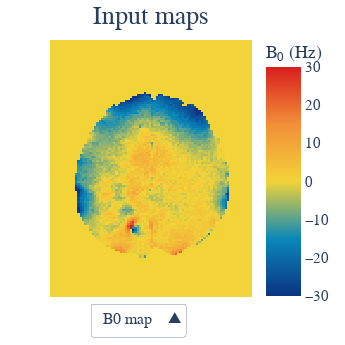

Here is the notebook cell this chart was saved with:
### Code cell
#| label: qmtFig6jn

import scipy
import scipy.io as sio
from pathlib import Path
import numpy as np

data_dir = Path("../../../../DATA/qmrlab-mooc/06-MT-01-qMT")

b0map_mat = scipy.io.loadmat(data_dir / 'qMT_tutorial-ISMRM2022-main' / 'results/realData/b0mapMAT.mat')
b0map = np.array(b0map_mat["b0mapMAT"])
b1map_mat = scipy.io.loadmat(data_dir / 'qMT_tutorial-ISMRM2022-main' / 'results/realData/b1mapMAT.mat')
b1map = np.array(b1map_mat["b1mapMAT"])
r1map_mat = scipy.io.loadmat(data_dir / 'qMT_tutorial-ISMRM2022-main' / 'results/realData/r1mapMAT.mat')
r1map = np.array(r1map_mat["r1mapMAT"])
mtdata_mat = scipy.io.loadmat(data_dir / 'qMT_tutorial-ISMRM2022-main' / 'results/realData/mtdataMAT.mat')
mtdata = np.array(mtdata_mat["mtdataMAT"])
mask_mat = scipy.io.loadmat(data_dir / 'qMT_tutorial-ISMRM2022-main' / 'results/realData/maskMAT.mat')
mask = np.array(mask_mat["maskMAT"])

Fmap_mat = scipy.io.loadmat(data_dir / 'qMT_tutorial-ISMRM2022-main' / 'results/realData/FmapMAT.mat')
Fmap = np.array(Fmap_mat["FmapMAT"])
kfmap_mat = scipy.io.loadmat(data_dir / 'qMT_tutorial-ISMRM2022-main' / 'results/realData/kfmapMAT.mat')
kfmap = np.array(kfmap_mat["kfmapMAT"])
T2fmap_mat = scipy.io.loadmat(data_dir / 'qMT_tutorial-ISMRM2022-main' / 'results/realData/T2fmapMAT.mat')
T2fmap = np.array(T2fmap_mat["T2f"])
T2rmap_mat = scipy.io.loadmat(data_dir / 'qMT_tutorial-ISMRM2022-main' / 'results/realData/T2rmapMAT.mat')
T2rmap = np.array(T2rmap_mat["T2r"])

import matplotlib.pyplot as plt
from PIL import Image
from matplotlib.image import imread
import scipy.io
import plotly
from plotly.subplots import make_subplots
import plotly.graph_objs as go
import numpy as np
from plotly import __version__
from plotly.offline import download_plotlyjs, init_notebook_mode, plot, iplot
config={'showLink': False, 'displayModeBar': False}

# PYTHON CODE
from plotly import tools

xAxis = np.arange(0,88)
yAxis = np.arange(0,128)

b0map = np.multiply(b0map,mask)
b1map = np.multiply(b1map,mask)
r1map = np.multiply(r1map,mask)
mtdata_angle = np.multiply(mtdata[:,:,:,0].reshape((88,128)),mask)
Fmap = np.multiply(Fmap,mask)
kfmap = np.multiply(kfmap,mask)
T2fmap = np.multiply(T2fmap,mask)
T2rmap = np.multiply(T2rmap,mask)

trace1 = go.Heatmap(x = xAxis,
                   y = yAxis,
                   z=np.rot90(b0map,3),
                   zmin=-30,
                   zmax=30,
                   colorscale='Portland',
                   colorbar=dict(title = "B<sub>0</sub> (Hz)", thickness=35,
                           tickfont=dict(family='Times New Roman', size=15), ypad=1),
                   visible=True,
                   name = 'B<sub>0</sub> (Hz)')
trace2 = go.Heatmap(x = xAxis,
                   y = yAxis,
                   z=np.rot90(b1map,3),
                   zmin=0.7,
                   zmax=1.3,
                   colorscale='Portland',
                   colorbar=dict(title = "B<sub>1</sub>", thickness=35,
                           tickfont=dict(family='Times New Roman', size=15), ypad=1),
                   visible=False,
                   name = 'B<sub>1</sub> values')
trace3 = go.Heatmap(x = xAxis,
                   y = yAxis,
                   z=np.rot90(r1map,3),
                   zmin=0.5,
                   zmax=1.2,
                   colorscale='Portland',
                   colorbar=dict(title = "R<sub>1</sub> (s<sup>-1</sup>)", thickness=35,
                           tickfont=dict(family='Times New Roman', size=15), ypad=1),
                   visible=False,
                   name = 'R<sub>1</sub> (s<sup>-1</sup>)')
trace4 = go.Heatmap(x = xAxis,
                   y = yAxis,
                   z=np.rot90(mtdata_angle,3),
                   zmin=0.5,
                   zmax=1,
                   colorscale='Portland',
                   colorbar=dict(title = "MT", thickness=35,
                           tickfont=dict(family='Times New Roman', size=15), ypad=1),
                   visible=False,
                   name = 'MT (angle 142)')
trace5 = go.Heatmap(x = xAxis,
                   y = yAxis,
                   z=np.rot90(Fmap,3),
                   zmin=0.05,
                   zmax=0.3,
                   colorscale='Portland',
                   colorbar=dict(title = "F", thickness=35,
                           tickfont=dict(family='Times New Roman', size=15), ypad=1),
                   visible=True,
                   name = 'F')
trace6 = go.Heatmap(x = xAxis,
                   y = yAxis,
                   z=np.rot90(kfmap,3),
                   colorscale='Portland',
                   colorbar=dict(title = "k<sub>f</sub> (s<sup>-1</sup>)", thickness=35,
                           tickfont=dict(family='Times New Roman', size=15), ypad=1),
                   visible=False,
                   name = 'k<sub>f</sub> (s<sup>-1</sup>)')
trace7 = go.Heatmap(x = xAxis,
                   y = yAxis,
                   z=np.rot90(T2fmap,3),
                   zmin=0,
                   zmax=0.05,
                   colorscale='Portland',
                   colorbar=dict(title = "T<sub>2f</sub> (ms)", thickness=35,
                           tickfont=dict(family='Times New Roman', size=15)),
                   visible=False,
                   name = 'T<sub>2f</sub> (ms)')
trace8 = go.Heatmap(x = xAxis,
                   y = yAxis,
                   z=np.rot90(T2rmap,3),
                   zmin=5e-6,
                   zmax=25e-6,
                   colorscale='Portland',
                   colorbar=dict(title = "T<sub>2r</sub> (s)", thickness=35, ticklen=7,
                           tickfont=dict(family='Times New Roman', size=15)),
                   visible=False,
                   name = 'T<sub>2r</sub> (μs)')

data1=[trace1, trace2, trace3, trace4]
data2=[trace5, trace6, trace7, trace8]

updatemenus = list([
    dict(active=0,
         x = 0.2,
         xanchor = 'left',
         y = -0.15,
         yanchor = 'bottom',
         direction = 'up',
         font=dict(
                family='Times New Roman',
                size=16
            ),
         buttons=list([   
            dict(label = 'B0 map',
                 method = 'update',
                 args = [{'visible': [True, False, False, False]},
                         ]),
            dict(label = 'B1 map',
                 method = 'update',
                 args = [{'visible': [False, True, False, False]},
                         ]),
            dict(label = 'R1 map',
                 method = 'update',
                 args = [{'visible': [False, False, True, False]},
                         ]),
            dict(label = 'MT data',
                 method = 'update',
                 args = [{'visible': [False, False, False, True]},
                         ])
        ]),
    )
])

layout1 = dict(
    width=345,
    height=345,
    margin = dict(
                t=40,
                r=50,
                b=10,
                l=50),
    annotations=[
        dict(
            x=0.5,
            y=1.15,
            showarrow=False,
            text='Input maps',
            font=dict(
                family='Times New Roman',
                size=26
            ),
            xref='paper',
            yref='paper'
        )
    ],
    xaxis = dict(range = [0,85], autorange = False,
             showgrid = False, zeroline = False, showticklabels = False,
             ticks = '', domain=[0, 1]),
    yaxis = dict(range = [0,127], autorange = False,
             showgrid = False, zeroline = False, showticklabels = False,
             ticks = '', domain=[0, 1]),
    showlegend = False,
    autosize = False,
    updatemenus=updatemenus
)

fig = dict(data=data1,layout=layout1)

iplot(fig, filename = 'basic-heatmap', config = config)

### Figure 1 — Plotly figure (JSON) as saved in the notebook; plotly's stock layout.template omitted (floating-point values rounded to 4 significant figures; data arrays with more than 128 entries replaced by an {"elided": "..."} marker saying what was removed)
{"data": [{"colorbar": {"thickness": 35, "tickfont": {"family": "Times New Roman", "size": 15}, "title": {"text": "B<sub>0</sub> (Hz)"}, "ypad": 1}, "colorscale": [[0, "rgb(12,51,131)"], [0.25, "rgb(10,136,186)"], [0.5, "rgb(242,211,56)"], [0.75, "rgb(242,143,56)"], [1, "rgb(217,30,30)"]], "name": "B<sub>0</sub> (Hz)", "type": "heatmap", "visible": true, "x": [0, 1, 2, 3, 4, 5, 6, 7, 8, 9, 10, 11, 12, 13, 14, 15, 16, 17, 18, 19, 20, 21, 22, 23, 24, 25, 26, 27, 28, 29, 30, 31, 32, 33, 34, 35, 36, 37, 38, 39, 40, 41, 42, 43, 44, 45, 46, 47, 48, 49, 50, 51, 52, 53, 54, 55, 56, 57, 58, 59, 60, 61, 62, 63, 64, 65, 66, 67, 68, 69, 70, 71, 72, 73, 74, 75, 76, 77, 78, 79, 80, 81, 82, 83, 84, 85, 86, 87], "y": [0, 1, 2, 3, 4, 5, 6, 7, 8, 9, 10, 11, 12, 13, 14, 15, 16, 17, 18, 19, 20, 21, 22, 23, 24, 25, 26, 27, 28, 29, 30, 31, 32, 33, 34, 35, 36, 37, 38, 39, 40, 41, 42, 43, 44, 45, 46, 47, 48, 49, 50, 51, 52, 53, 54, 55, 56, 57, 58, 59, 60, 61, 62, 63, 64, 65, 66, 67, 68, 69, 70, 71, 72, 73, 74, 75, 76, 77, 78, 79, 80, 81, 82, 83, 84, 85, 86, 87, 88, 89, 90, 91, 92, 93, 94, 95, 96, 97, 98, 99, 100, 101, 102, 103, 104, 105, 106, 107, 108, 109, 110, 111, 112, 113, 114, 115, 116, 117, 118, 119, 120, 121, 122, 123, 124, 125, 126, 127], "z": {"elided": "128x88 float values"}, "zmax": 30, "zmin": -30}, {"colorbar": {"thickness": 35, "tickfont": {"family": "Times New Roman", "size": 15}, "title": {"text": "B<sub>1</sub>"}, "ypad": 1}, "colorscale": [[0, "rgb(12,51,131)"], [0.25, "rgb(10,136,186)"], [0.5, "rgb(242,211,56)"], [0.75, "rgb(242,143,56)"], [1, "rgb(217,30,30)"]], "name": "B<sub>1</sub> values", "type": "heatmap", "visible": false, "x": [0, 1, 2, 3, 4, 5, 6, 7, 8, 9, 10, 11, 12, 13, 14, 15, 16, 17, 18, 19, 20, 21, 22, 23, 24, 25, 26, 27, 28, 29, 30, 31, 32, 33, 34, 35, 36, 37, 38, 39, 40, 41, 42, 43, 44, 45, 46, 47, 48, 49, 50, 51, 52, 53, 54, 55, 56, 57, 58, 59, 60, 61, 62, 63, 64, 65, 66, 67, 68, 69, 70, 71, 72, 73, 74, 75, 76, 77, 78, 79, 80, 81, 82, 83, 84, 85, 86, 87], "y": [0, 1, 2, 3, 4, 5, 6, 7, 8, 9, 10, 11, 12, 13, 14, 15, 16, 17, 18, 19, 20, 21, 22, 23, 24, 25, 26, 27, 28, 29, 30, 31, 32, 33, 34, 35, 36, 37, 38, 39, 40, 41, 42, 43, 44, 45, 46, 47, 48, 49, 50, 51, 52, 53, 54, 55, 56, 57, 58, 59, 60, 61, 62, 63, 64, 65, 66, 67, 68, 69, 70, 71, 72, 73, 74, 75, 76, 77, 78, 79, 80, 81, 82, 83, 84, 85, 86, 87, 88, 89, 90, 91, 92, 93, 94, 95, 96, 97, 98, 99, 100, 101, 102, 103, 104, 105, 106, 107, 108, 109, 110, 111, 112, 113, 114, 115, 116, 117, 118, 119, 120, 121, 122, 123, 124, 125, 126, 127], "z": {"elided": "128x88 float values"}, "zmax": 1.3, "zmin": 0.7}, {"colorbar": {"thickness": 35, "tickfont": {"family": "Times New Roman", "size": 15}, "title": {"text": "R<sub>1</sub> (s<sup>-1</sup>)"}, "ypad": 1}, "colorscale": [[0, "rgb(12,51,131)"], [0.25, "rgb(10,136,186)"], [0.5, "rgb(242,211,56)"], [0.75, "rgb(242,143,56)"], [1, "rgb(217,30,30)"]], "name": "R<sub>1</sub> (s<sup>-1</sup>)", "type": "heatmap", "visible": false, "x": [0, 1, 2, 3, 4, 5, 6, 7, 8, 9, 10, 11, 12, 13, 14, 15, 16, 17, 18, 19, 20, 21, 22, 23, 24, 25, 26, 27, 28, 29, 30, 31, 32, 33, 34, 35, 36, 37, 38, 39, 40, 41, 42, 43, 44, 45, 46, 47, 48, 49, 50, 51, 52, 53, 54, 55, 56, 57, 58, 59, 60, 61, 62, 63, 64, 65, 66, 67, 68, 69, 70, 71, 72, 73, 74, 75, 76, 77, 78, 79, 80, 81, 82, 83, 84, 85, 86, 87], "y": [0, 1, 2, 3, 4, 5, 6, 7, 8, 9, 10, 11, 12, 13, 14, 15, 16, 17, 18, 19, 20, 21, 22, 23, 24, 25, 26, 27, 28, 29, 30, 31, 32, 33, 34, 35, 36, 37, 38, 39, 40, 41, 42, 43, 44, 45, 46, 47, 48, 49, 50, 51, 52, 53, 54, 55, 56, 57, 58, 59, 60, 61, 62, 63, 64, 65, 66, 67, 68, 69, 70, 71, 72, 73, 74, 75, 76, 77, 78, 79, 80, 81, 82, 83, 84, 85, 86, 87, 88, 89, 90, 91, 92, 93, 94, 95, 96, 97, 98, 99, 100, 101, 102, 103, 104, 105, 106, 107, 108, 109, 110, 111, 112, 113, 114, 115, 116, 117, 118, 119, 120, 121, 122, 123, 124, 125, 126, 127], "z": {"elided": "128x88 float values"}, "zmax": 1.2, "zmin": 0.5}, {"colorbar": {"thickness": 35, "tickfont": {"family": "Times New Roman", "size": 15}, "title": {"text": "MT"}, "ypad": 1}, "colorscale": [[0, "rgb(12,51,131)"], [0.25, "rgb(10,136,186)"], [0.5, "rgb(242,211,56)"], [0.75, "rgb(242,143,56)"], [1, "rgb(217,30,30)"]], "name": "MT (angle 142)", "type": "heatmap", "visible": false, "x": [0, 1, 2, 3, 4, 5, 6, 7, 8, 9, 10, 11, 12, 13, 14, 15, 16, 17, 18, 19, 20, 21, 22, 23, 24, 25, 26, 27, 28, 29, 30, 31, 32, 33, 34, 35, 36, 37, 38, 39, 40, 41, 42, 43, 44, 45, 46, 47, 48, 49, 50, 51, 52, 53, 54, 55, 56, 57, 58, 59, 60, 61, 62, 63, 64, 65, 66, 67, 68, 69, 70, 71, 72, 73, 74, 75, 76, 77, 78, 79, 80, 81, 82, 83, 84, 85, 86, 87], "y": [0, 1, 2, 3, 4, 5, 6, 7, 8, 9, 10, 11, 12, 13, 14, 15, 16, 17, 18, 19, 20, 21, 22, 23, 24, 25, 26, 27, 28, 29, 30, 31, 32, 33, 34, 35, 36, 37, 38, 39, 40, 41, 42, 43, 44, 45, 46, 47, 48, 49, 50, 51, 52, 53, 54, 55, 56, 57, 58, 59, 60, 61, 62, 63, 64, 65, 66, 67, 68, 69, 70, 71, 72, 73, 74, 75, 76, 77, 78, 79, 80, 81, 82, 83, 84, 85, 86, 87, 88, 89, 90, 91, 92, 93, 94, 95, 96, 97, 98, 99, 100, 101, 102, 103, 104, 105, 106, 107, 108, 109, 110, 111, 112, 113, 114, 115, 116, 117, 118, 119, 120, 121, 122, 123, 124, 125, 126, 127], "z": {"elided": "128x88 float values"}, "zmax": 1, "zmin": 0.5}], "layout": {"annotations": [{"font": {"family": "Times New Roman", "size": 26}, "showarrow": false, "text": "Input maps", "x": 0.5, "xref": "paper", "y": 1.15, "yref": "paper"}], "autosize": false, "height": 345, "margin": {"b": 10, "l": 50, "r": 50, "t": 40}, "showlegend": false, "updatemenus": [{"active": 0, "buttons": [{"args": [{"visible": [true, false, false, false]}], "label": "B0 map", "method": "update"}, {"args": [{"visible": [false, true, false, false]}], "label": "B1 map", "method": "update"}, {"args": [{"visible": [false, false, true, false]}], "label": "R1 map", "method": "update"}, {"args": [{"visible": [false, false, false, true]}], "label": "MT data", "method": "update"}], "direction": "up", "font": {"family": "Times New Roman", "size": 16}, "x": 0.2, "xanchor": "left", "y": -0.15, "yanchor": "bottom"}], "width": 345, "xaxis": {"autorange": false, "domain": [0, 1], "range": [0, 85], "showgrid": false, "showticklabels": false, "ticks": "", "zeroline": false}, "yaxis": {"autorange": false, "domain": [0, 1], "range": [0, 127], "showgrid": false, "showticklabels": false, "ticks": "", "zeroline": false}}}
